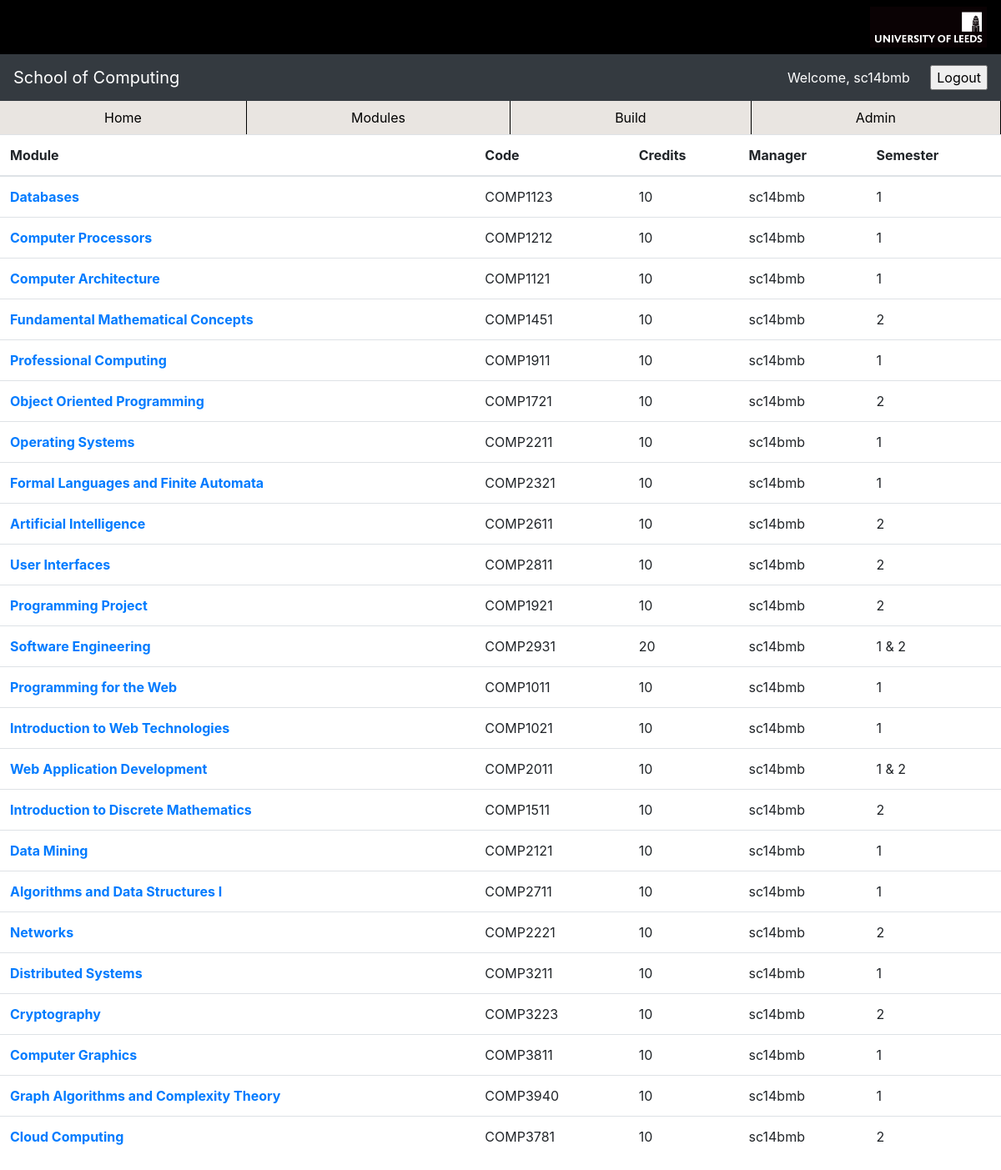
Page /modules/ (signed in) on the committed database.
### builder/models.py (models this page shows, shortened)
class Module(models.Model):
    COMPULSORY = "C"
    OPTIONAL = "O"
    DISCOVERY = "D"
    MODULE_TYPES = (
        (COMPULSORY, "Compulsory"),
        (OPTIONAL, "Optional"),
        (DISCOVERY, "Discovery")
    )
    SEMESTERS = (
        ("1", "1"),
        ("2", "2"),
        ("1 & 2", "1 & 2")
    )
    title = models.CharField(max_length=100)
    code = models.CharField(max_length=15)
    credits = models.CharField(max_length=2, default="10")
    manager = models.ForeignKey(User, on_delete=models.CASCADE, default="00")
    taught_semester = models.CharField(max_length=5, choices=SEMESTERS, default=SEMESTERS[0])
    module_type = models.CharField(max_length=1, choices=MODULE_TYPES,
        default=COMPULSORY, blank=False)
    level = models.CharField(max_length=1)
    prerequisites = models.ManyToManyField('self', symmetrical=False,
        related_name='is_prerequisite_of', blank=True, limit_choices_to=Q(level='1') | Q(level='2'))

### builder/views.py (the view)
# urls.py: path('modules/', views.get_modules, name="modules"),
def get_modules(request):
    context = {"modules": Module.objects.all()}
    return render(request, "modules.html", context)

### templates/modules.html (shortened to what this page needs)
{% extends "base.html" %}
{% block content %}
<table class="table">
  <thead>
    <tr>
      <th scope="col">Module</th>
      <th scope="col">Code</th>
      <th scope="col">Credits</th>
      <th scope="col">Manager</th>
      <th scope="col">Semester</th>
    </tr>
  </thead>
  <tbody>
  {% for module in modules %}
    <tr>
      <th scope="row"><a href="/modules/{{module.id}}">{{module.title}}</a></th>
      <td>{{module.code}}</td>
      <td>{{module.credits}}</td>
      <td>{{module.manager}}</td>
      <td>{{module.taught_semester}}</td>
    </tr>
  {% endfor %}
  </tbody>
</table>
{% endblock %}

### templates/base.html (shortened to what this page needs)
<!DOCTYPE html>
<html lang="en">
<head>
  <link rel="stylesheet" href="https://maxcdn.bootstrapcdn.com/bootstrap/4.0.0/css/bootstrap.min.css">
  {% load static %}
  <link rel="stylesheet" href="{% static 'css/styles.css' %}">
  <link rel="stylesheet" href="{% static 'css/builder.css' %}">
</head>
<body>
  <ul class="nav justify-content-end" style="background: black;">
  <li class="nav-item">
    <a class="nav-link" href="http://www.leeds.ac.uk">
        <img src="{% static 'images/uol_logo.png' %}" width="140" alt="University of Leeds">
    </a>
  </ul>
  <nav class="navbar navbar-dark bg-dark">
    <a class="navbar-brand" href="{% url 'home' %}">School of Computing</a>
    {% if user.is_authenticated %}
    <form class="logout-button" action="{% url 'logout' %}" method="post">
      <p class="greeting"> Welcome, {{user.username}} </p>
      <input type="submit" value="Logout">
    </form>
    {% else %}
    <form class="logout-button" action="{% url 'index' %}" method="post">
      {% csrf_token %}
      <input type="submit" value="Login">
    </form>
    {% endif %}
  </nav>
  <ul class="nav nav-pills nav-fill" style="background: #e9e5e1;">
    <li class="nav-item">
      <a class="nav-link" href="{% url 'home' %}">Home</a>
    </li>
    <li class="nav-item">
      <a class="nav-link" href="{% url 'modules' %}">Modules</a>
    </li>
    <li class="nav-item">
      <a class="nav-link" href="{% url 'build' %}">Build</a>
    </li>
    <li class="nav-item">
      <a class="nav-link" href="/admin">Admin</a>
    </li>
  </ul>
  {% block content %}
  {% endblock %}
</body>
</html>

### builder/static/css/styles.css (style rules this page uses)
.nav-item { border-right: 1px solid black; }
.nav-link { color: black; }
.greeting { color: #fff; display: inline; margin-right: 20px; }

### rows in the picture
Module: title "Databases", code "COMP1123", credits "10", manager "sc14bmb", taught_semester "1"
Module: title "Computer Processors", code "COMP1212", credits "10", manager "sc14bmb", taught_semester "1"
Module: title "Computer Architecture", code "COMP1121", credits "10", manager "sc14bmb", taught_semester "1"
Module: title "Fundamental Mathematical Concepts", code "COMP1451", credits "10", manager "sc14bmb", taught_semester "2"
Module: title "Professional Computing", code "COMP1911", credits "10", manager "sc14bmb", taught_semester "1"
Module: title "Object Oriented Programming", code "COMP1721", credits "10", manager "sc14bmb", taught_semester "2"
Module: title "Operating Systems", code "COMP2211", credits "10", manager "sc14bmb", taught_semester "1"
Module: title "Formal Languages and Finite Automata", code "COMP2321", credits "10", manager "sc14bmb", taught_semester "1"
Module: title "Artificial Intelligence", code "COMP2611", credits "10", manager "sc14bmb", taught_semester "2"
Module: title "User Interfaces", code "COMP2811", credits "10", manager "sc14bmb", taught_semester "2"
Module: title "Programming Project", code "COMP1921", credits "10", manager "sc14bmb", taught_semester "2"
Module: title "Software Engineering", code "COMP2931", credits "20", manager "sc14bmb", taught_semester "1 & 2"
Module: title "Programming for the Web", code "COMP1011", credits "10", manager "sc14bmb", taught_semester "1"
Module: title "Introduction to Web Technologies", code "COMP1021", credits "10", manager "sc14bmb", taught_semester "1"
Module: title "Web Application Development", code "COMP2011", credits "10", manager "sc14bmb", taught_semester "1 & 2"
Module: title "Introduction to Discrete Mathematics", code "COMP1511", credits "10", manager "sc14bmb", taught_semester "2"
Module: title "Data Mining", code "COMP2121", credits "10", manager "sc14bmb", taught_semester "1"
Module: title "Algorithms and Data Structures I", code "COMP2711", credits "10", manager "sc14bmb", taught_semester "1"
Module: title "Networks", code "COMP2221", credits "10", manager "sc14bmb", taught_semester "2"
Module: title "Distributed Systems", code "COMP3211", credits "10", manager "sc14bmb", taught_semester "1"
Module: title "Cryptography", code "COMP3223", credits "10", manager "sc14bmb", taught_semester "2"
Module: title "Computer Graphics", code "COMP3811", credits "10", manager "sc14bmb", taught_semester "1"
Module: title "Graph Algorithms and Complexity Theory", code "COMP3940", credits "10", manager "sc14bmb", taught_semester "1"
Module: title "Cloud Computing", code "COMP3781", credits "10", manager "sc14bmb", taught_semester "2"

### other values in the picture
{{ user.username }} "sc14bmb"
